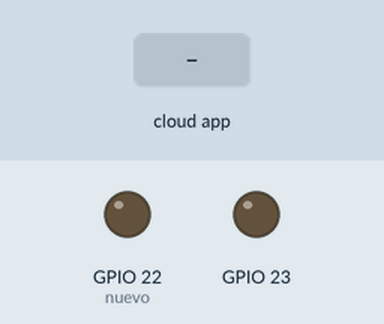
Recording of a sketch running on a simulated ESP32. Parts: output pins drawn as LEDs (lit = HIGH). The test bench sets the inputs (shaded band). WiFi joins after 1.5 s; servers stay silent unless stated; no MQTT or app messages arrive unless stated; what the sketch prints to the serial monitor is not drawn.

Above: at 2.7 s.
2.8 s: the phone or cloud app sets Project to ON
At 4.0 s:
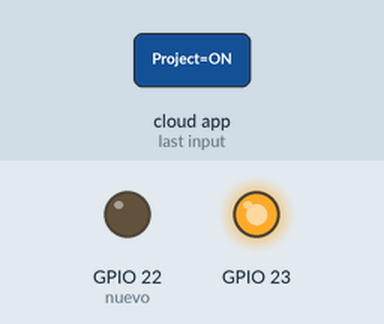
4.3 s: the phone or cloud app sets Project to PI
At 5.4 s:
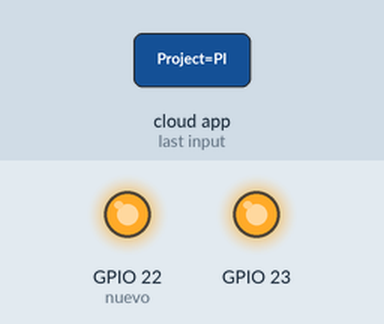
7.3 s: the phone or cloud app sets Project to OF
At 8.4 s:
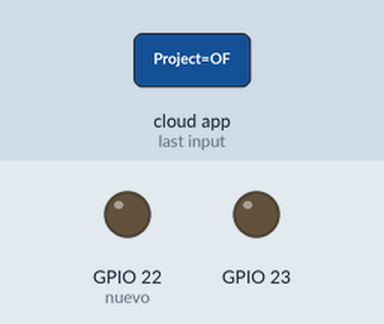
8.8 s: the phone or cloud app sets Project to PI
At 9.8 s:
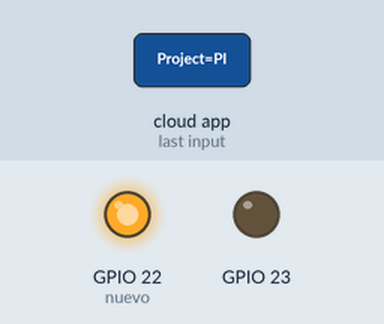
Timing chart, 0 to 12.3 s (numbered marks = the images above; inputs shaded):
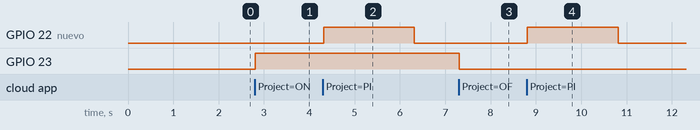

Measured:
- after the input at 2.8 s, GPIO 23: LOW → HIGH at once
- after the input at 4.3 s, GPIO 22 (nuevo): LOW → HIGH at once, → LOW 2.0 s later
- after the input at 7.3 s, GPIO 23: HIGH → LOW at once
- after the input at 8.8 s, GPIO 22 (nuevo): LOW → HIGH at once, → LOW 2.0 s later

The sketch:

Proyecto_lab__voice_.ino
```cpp
//https://iotdesignpro.com/projects/google-assistant-controlled-led-using-ESP32-and-adafruit-io
//https://ifttt.com/applets/mxHA25sc
//https://io.adafruit.com/faustoandrevd/dashboards/project

#include <WiFi.h>

#include "Adafruit_MQTT.h"

#include "Adafruit_MQTT_Client.h"

#define WLAN_SSID       "INFINIT*****"

#define WLAN_PASS       "elinternet***********"

#define AIO_SERVER      "io.adafruit.com"

#define AIO_SERVERPORT  1883

#define AIO_USERNAME    "faustoandrevd"

#define AIO_KEY         "aio_vkUW63k9bHnJQ9q3***********"

int output=23;
int output2=22; //nuevo

WiFiClient client;     // Create an ESP8266 WiFiClient class to connect to the MQTT server.

Adafruit_MQTT_Client mqtt(&client, AIO_SERVER, AIO_SERVERPORT, AIO_USERNAME, AIO_KEY);        // Setup the MQTT client class by passing in the WiFi client and MQTT server and login details.

Adafruit_MQTT_Subscribe Project = Adafruit_MQTT_Subscribe(&mqtt, AIO_USERNAME "/feeds/Project");

void MQTT_connect();

void setup() {

  Serial.begin(115200);

  delay(10);

pinMode(23,OUTPUT);
pinMode(22,OUTPUT); //nuevo

 // Connect to WiFi access point.

  Serial.println(); Serial.println();

  Serial.print("Connecting to ");

  Serial.println(WLAN_SSID);


  WiFi.begin(WLAN_SSID, WLAN_PASS);

  while (WiFi.status() != WL_CONNECTED) {

    delay(500);

    Serial.print(".");

  }

  Serial.println();

 Serial.println("WiFi connected");

  Serial.println("IP address: "); Serial.println(WiFi.localIP());

  mqtt.subscribe(&Project);

}

uint32_t x=0;

void loop() {

   MQTT_connect();

Adafruit_MQTT_Subscribe *subscription;

  while ((subscription = mqtt.readSubscription(5000))) {

    if (subscription == &Project) {

      Serial.print(F("Got: "));

      Serial.println((char *)Project.lastread);

       if (!strcmp((char*) Project.lastread, "ON"))

      {

        digitalWrite(23, HIGH);

      }

      else if (!strcmp((char*) Project.lastread, "OF"))

      {

        digitalWrite(23, LOW);

      }

      //nuevo
      else if (!strcmp((char*) Project.lastread, "PI")){
          digitalWrite(22, HIGH);
          delay(2000); //espera 1 segundo antes de apagarlo
          digitalWrite(22,LOW);
        }

      else{
         digitalWrite(22,LOW);
         digitalWrite(23, LOW);
        }
        //TERMINA NUEVO

    }

  }


}

void MQTT_connect() {

  int8_t ret;

  // Stop if already connected.

  if (mqtt.connected()) {

    return;

  }

 Serial.print("Connecting to MQTT... ");

uint8_t retries = 3;

  while ((ret = mqtt.connect()) != 0) { // connect will return 0 for connected

       Serial.println(mqtt.connectErrorString(ret));

       Serial.println("Retrying MQTT connection in 5 seconds...");

       mqtt.disconnect();

       delay(5000);  // wait 5 seconds

       retries--;

       if (retries == 0) {

         // basically die and wait for WDT to reset me

         while (1);

       }

  }

  Serial.println("MQTT Connected!");

}
```
